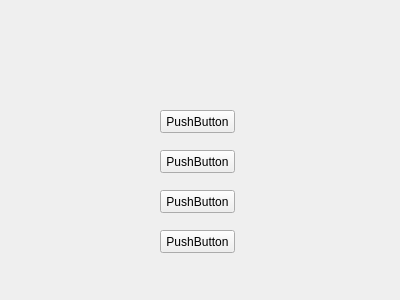
<?xml version="1.0" encoding="UTF-8"?>
<ui version="4.0">
 <class>Form</class>
 <widget class="QWidget" name="Form">
  <property name="geometry">
   <rect>
    <x>0</x>
    <y>0</y>
    <width>400</width>
    <height>300</height>
   </rect>
  </property>
  <property name="windowTitle">
   <string>Form</string>
  </property>
  <widget class="QPushButton" name="pushButton">
   <property name="geometry">
    <rect>
     <x>160</x>
     <y>110</y>
     <width>75</width>
     <height>23</height>
    </rect>
   </property>
   <property name="text">
    <string>PushButton</string>
   </property>
  </widget>
  <widget class="QPushButton" name="pushButton_2">
   <property name="geometry">
    <rect>
     <x>160</x>
     <y>150</y>
     <width>75</width>
     <height>23</height>
    </rect>
   </property>
   <property name="text">
    <string>PushButton</string>
   </property>
  </widget>
  <widget class="QPushButton" name="pushButton_3">
   <property name="geometry">
    <rect>
     <x>160</x>
     <y>190</y>
     <width>75</width>
     <height>23</height>
    </rect>
   </property>
   <property name="text">
    <string>PushButton</string>
   </property>
  </widget>
  <widget class="QPushButton" name="pushButton_4">
   <property name="geometry">
    <rect>
     <x>160</x>
     <y>230</y>
     <width>75</width>
     <height>23</height>
    </rect>
   </property>
   <property name="text">
    <string>PushButton</string>
   </property>
  </widget>
 </widget>
 <resources/>
 <connections/>
</ui>
